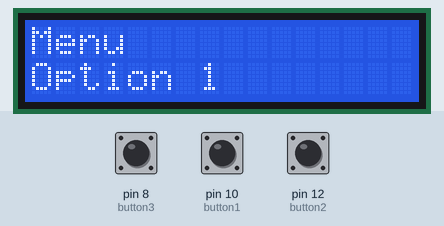
The sketch below on a simulated Arduino Uno, built with avr-gcc and run on an emulated ATmega328P. On the bench: 16×2 character LCD. The inputs (shaded band) are chosen by the test bench; at power-on: pin 8 (button3) LOW, pin 10 (button1) LOW, pin 12 (button2) LOW.

Above: at 1.2 s.
1.3 s: pin 8 (button3) pulled HIGH for 0.15 s
At 1.9 s:
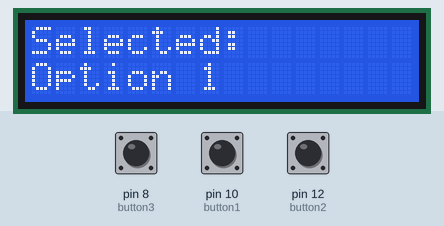
3.0 s: pin 10 (button1) pulled HIGH for 1 s
At 3.37 s:
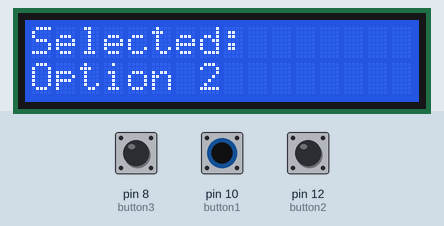
5.5 s: pin 12 (button2) pulled HIGH for 3.2 s
At 9.0 s:
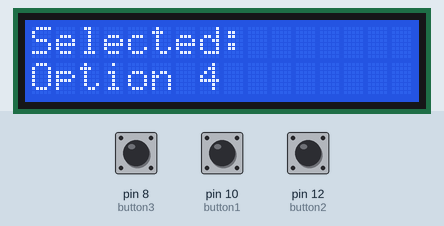
Timing chart, 0 to 10.5 s (numbered marks = the images above; inputs shaded):
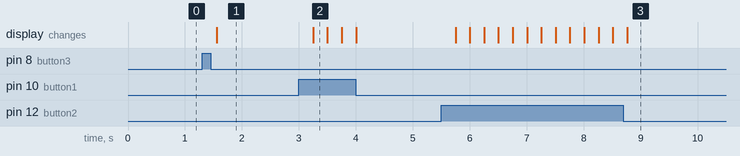

Measured:
- after the input at 1.3 s, the display: changes after 0.25 s (image 1)
- after the input at 3.0 s, the display: changes after 0.25 s (image 2)
- after the input at 5.5 s, the display: changes after 0.25 s (image 3)

The sketch:

test_07.ino
```cpp
#include <LiquidCrystal.h>

// Define LCD connections
const int rs = 7, en = 6, d4 = 5, d5 = 4, d6 = 3, d7 = 2;
LiquidCrystal lcd(rs, en, d4, d5, d6, d7);

// Define button pins
const int button1 = 10;
const int button2 = 12;
const int button3 = 8;

// Menu options
String menu[] = {"Option 1", "Option 2", "Option 3", "Option 4"};
int count = 0; // Start count from 0

void setup() {
  // Initialize LCD
  lcd.begin(16, 2);

  // Set button pins as inputs
  pinMode(button1, INPUT);
  pinMode(button2, INPUT);
  pinMode(button3, INPUT);

  // Display initial menu option
  lcd.setCursor(0, 0);
  lcd.print("Menu");
  lcd.setCursor(0, 1);
  lcd.print(menu[count]);
}

void loop() {
  // Read button states
  int val1 = digitalRead(button1);
  int val2 = digitalRead(button2);
  int val3 = digitalRead(button3);

  // Check if button 1 is pressed
  if (val1 == HIGH) {
    delay(250);  // Debounce delay
    count++;
    if (count >= 4) {
      count = 0;  // Wrap around if count goes out of bounds
    }
    lcd.setCursor(0, 1);
    lcd.print(menu[count]);
  }

  // Check if button 2 is pressed
  if (val2 == HIGH) {
    delay(250);  // Debounce delay
    count--;
    if (count < 0) {
      count = 3;  // Wrap around if count goes negative
    }
    lcd.setCursor(0, 1);
    lcd.print(menu[count]);
  }

  // Check if button 3 is pressed
  if (val3 == HIGH) {
    delay(250);
    lcd.clear();
    lcd.setCursor(0, 0);
    lcd.print("Selected:");
    lcd.setCursor(0, 1);
    switch (count) {
      case 0:
        lcd.print("Option 1");
        break;
      case 1:
        lcd.print("Option 2");
        break;
      case 2:
        lcd.print("Option 3");
        break;
      case 3:
        lcd.print("Option 4");
        break;
    }
    delay(1000); // Delay to display the selected option
  }
}
```
